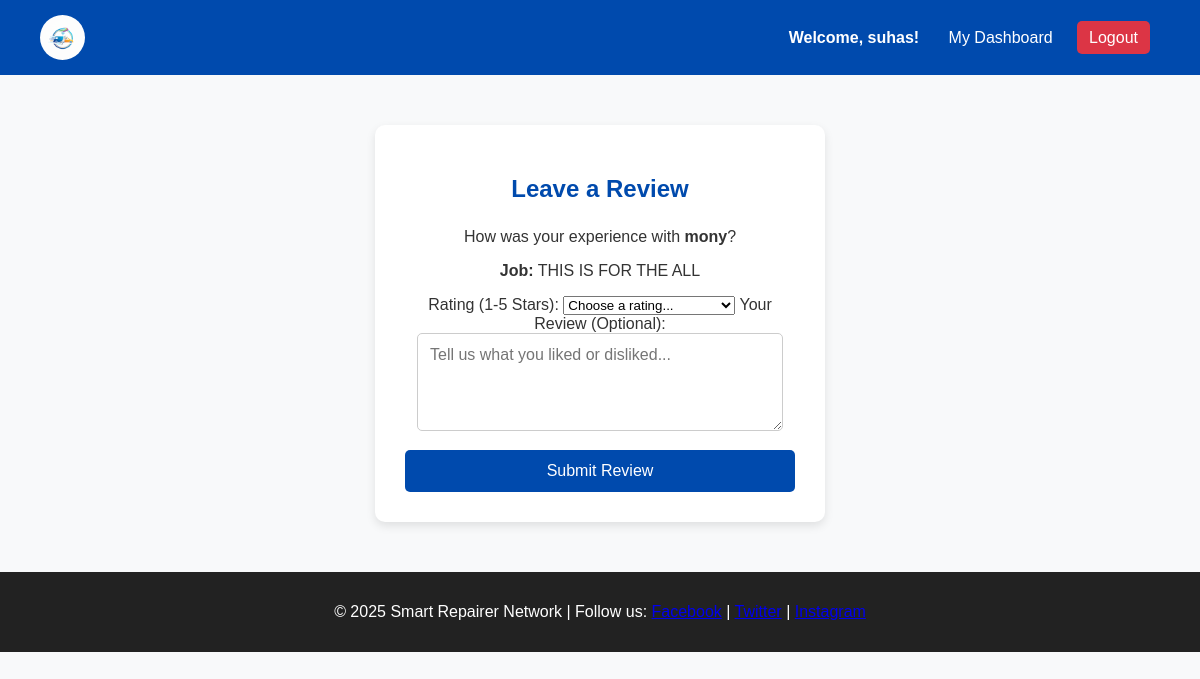
The page /leave-review/2/ (signed in) on the database its author committed.
### repair/models.py (models this page shows, shortened)
class RepairRequest(models.Model):
    driver = models.ForeignKey(DriverProfile, on_delete=models.CASCADE)
    repairer = models.ForeignKey(RepairerProfile, on_delete=models.SET_NULL, null=True, blank=True)
    location = models.CharField(max_length=255)
    issue_description = models.TextField()
    problem_image = models.ImageField(upload_to='problem_images/', null=True, blank=True)
    priority = models.CharField(max_length=10, default='Basic')
    final_bill_amount = models.DecimalField(max_digits=10, decimal_places=2, null=True, blank=True)
    rating = models.IntegerField(null=True, blank=True) # 1-5 stars
    review_comment = models.TextField(null=True, blank=True)
    STATUS_CHOICES = [
        ('Unpaid', 'Unpaid'),
        ('Pending', 'Pending'),
        ('Accepted', 'Accepted'),
        ('In Progress', 'In Progress'), # <-- ADD THIS LINE
        ('Completed', 'Completed'),
    ]
    status = models.CharField(max_length=20, choices=STATUS_CHOICES, default='Pending')
    created_at = models.DateTimeField(auto_now_add=True)

class RepairerProfile(models.Model):
    user = models.OneToOneField(User, on_delete=models.CASCADE)
    workshop_name = models.CharField(max_length=100)
    service_type = models.CharField(max_length=100)
    phone = models.CharField(max_length=15)
    location = models.CharField(max_length=100)

### repair/views.py (the view)
# urls.py: path('leave-review/<int:request_id>/', views.leave_review, name='leave_review'),
@login_required
def leave_review(request, request_id):
    job = get_object_or_404(RepairRequest, id=request_id, driver=request.user.driverprofile)
    if request.method == 'POST':
        job.rating = request.POST['rating']
        job.review_comment = request.POST['review_comment']
        job.save()
        messages.success(request, 'Thank you for your review!')
        return redirect('driver_dashboard')
    return render(request, 'repair/leave_review.html', {'job': job})

### repair/templates/repair/leave_review.html (shortened to what this page needs)
{% extends 'repair/base.html' %}
{% load static %}
{% block content %}
<div class="login-container">
    <h2>Leave a Review</h2>
    <p>How was your experience with <strong>{{ job.repairer.workshop_name }}</strong>?</p>
    <p><strong>Job:</strong> {{ job.issue_description }}</p>
    <form method="POST">
        <label for="rating">Rating (1-5 Stars):</label>
        <select name="rating" id="rating" class.form-file-input" required>
            <option value="">Choose a rating...</option>
        </select>
        <label for="review_comment">Your Review (Optional):</label>
        <textarea name="review_comment" id="review_comment" rows="4" placeholder="Tell us what you liked or disliked..."></textarea>
        <button type="submit" class="btn btn-primary">Submit Review</button>
    </form>
</div>
{% endblock %}

### repair/templates/repair/base.html (shortened to what this page needs)
{% load static %}
<!DOCTYPE html>
<html lang="en">
<head>
    <link rel="stylesheet" href="{% static 'css/style.css' %}">
</head>
<body>
    <header class="navbar">
        <div class="logo">
            <img src="{% static 'images/colorful_vehicle_logo.png' %}" alt="Smart Repairer Logo">
        </div>
        <nav>
            {% if user.is_authenticated %}
                <span class="nav-welcome">Welcome, {{ user.username }}!</span>
                {% if user.driverprofile %}
                    <a href="{% url 'driver_dashboard' %}">My Dashboard</a>
                {% elif user.repairerprofile %}
                    <a href="{% url 'repairer_dashboard' %}">My Dashboard</a>
                {% endif %}
                <a href="{% url 'logout' %}" class="nav-logout">Logout</a>
            {% else %}
                <a href="/">Home</a>
                <a href="/#services">Services</a>
                <a href="{% url 'work_management_public' %}">Work Management</a>
                <a href="{% url 'login_as' %}">Login</a>
                <a href="{% url 'register' %}">Register</a>
            {% endif %}
        </nav>
    </header>
    {% block content %}{% endblock %}
    <footer>
        <p>© 2025 Smart Repairer Network | Follow us:
            <a href="#">Facebook</a> |
            <a href="#">Twitter</a> |
            <a href="#">Instagram</a>
        </p>
    </footer>
</body>
</html>

### repair/static/css/style.css (style rules this page uses)
* { box-sizing: border-box; }
body { margin: 0; font-family: Arial, sans-serif; background: #f8f9fa; color: #333; }
.btn { background: #fff; color: #004aad; padding: 10px 20px; text-decoration: none; border-radius: 5px; transition: all 0.3s ease; }
footer { background: #222; color: white; text-align: center; padding: 15px; margin-top: 40px; }
.navbar { background: #004aad; color: white; padding: 15px 40px; display: flex; justify-content: space-between; align-items: center; position: sticky; top: 0; z-index: 1000; }
.navbar a { color: white; text-decoration: none; margin: 0 10px; transition: opacity 0.3s ease; }
.navbar .logo { display: flex; align-items: center; }
.navbar .logo img { width: 45px; height: 45px; border-radius: 50%; transition: transform 0.3s ease; }
.nav-welcome { color: #fff; font-weight: bold; margin-right: 15px; }
.nav-logout { background-color: #dc3545; color: white !important; padding: 8px 12px; border-radius: 5px; transition: background-color 0.3s ease; }
.login-container, .register-container { max-width: 450px; margin: 50px auto; padding: 30px; background: #fff; border-radius: 10px; box-shadow: 0 4px 10px rgba(0, 0, 0, 0.1); text-align: center; }
.login-container h2, .register-container h2 { margin-bottom: 25px; color: #004aad; }
.login-container .btn { width: 100%; background: #004aad; color: white; border: none; cursor: pointer; font-size: 16px; padding: 12px; border-radius: 5px; transition: background-color 0.3s ease; }
.login-container textarea { width: calc(100% - 24px); padding: 12px; margin-bottom: 15px; border: 1px solid #ccc; border-radius: 5px; font-size: 16px; font-family: Arial, sans-serif; resize: vertical; }

### rows shown on the page
RepairRequest: repairer.workshop_name "mony", issue_description "THIS IS FOR THE ALL"

### other values the page prints
{{ user.username }} "suhas"
